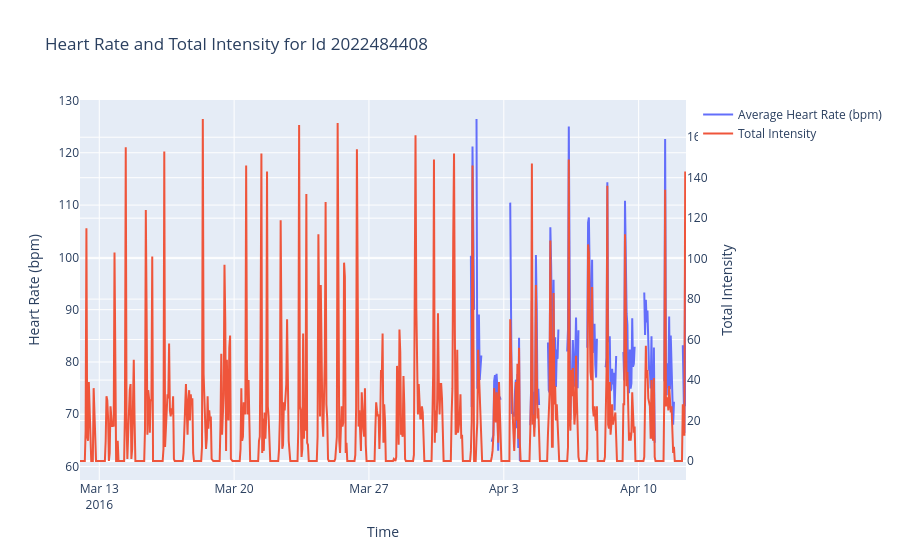

Notebook source saved alongside this figure:
### Code cell
import pandas as pd
import plotly.graph_objects as go

hr_ids = pd.read_sql("""
    SELECT Id
    FROM heart_rate
    GROUP BY Id
    LIMIT 1;
""", con)

valid_id = int(hr_ids["Id"].iloc[0])
print("Using Id:", valid_id)

def plot_heart_and_intensity(con, user_id):
    heart = pd.read_sql("""
        SELECT Id, Time, Value
        FROM heart_rate
        WHERE CAST(Id AS INTEGER) = ?;
    """, con, params=(user_id,))

    intensity = pd.read_sql("""
        SELECT Id, ActivityHour, TotalIntensity
        FROM hourly_intensity
        WHERE CAST(Id AS INTEGER) = ?;
    """, con, params=(user_id,))

    if heart.empty:
        print("No heart rate data for this Id.")
        return None
    if intensity.empty:
        print("No intensity data for this Id.")
        return None

    dt_format = "%m/%d/%Y %I:%M:%S %p"

    heart["Time"] = pd.to_datetime(heart["Time"], format=dt_format)
    intensity["ActivityHour"] = pd.to_datetime(intensity["ActivityHour"], format=dt_format)

    # hourly average heart rate
    heart["hour"] = heart["Time"].dt.floor("h")
    heart_hourly = (heart.groupby("hour")["Value"]
                         .mean()
                         .reset_index()
                         .rename(columns={"Value": "avg_heart_rate"}))

    # intensity already hourly
    intensity = intensity.rename(columns={"ActivityHour": "hour"})

    # merge (outer keeps all hours even if one series missing)
    df = pd.merge(
        heart_hourly,
        intensity[["hour", "TotalIntensity"]],
        on="hour",
        how="outer"
    ).sort_values("hour")

    fig = go.Figure()
    fig.add_trace(go.Scatter(
        x=df["hour"], y=df["avg_heart_rate"],
        mode="lines", name="Average Heart Rate (bpm)"
    ))
    fig.add_trace(go.Scatter(
        x=df["hour"], y=df["TotalIntensity"],
        mode="lines", name="Total Intensity", yaxis="y2"
    ))

    fig.update_layout(
        title=f"Heart Rate and Total Intensity for Id {int(user_id)}",
        xaxis_title="Time",
        yaxis=dict(title="Heart Rate (bpm)"),
        yaxis2=dict(title="Total Intensity", overlaying="y", side="right"),
    )
    return fig

fig = plot_heart_and_intensity(con, valid_id)

if fig is not None:
    fig.show()

### Figure 1 — Plotly figure (JSON) as saved in the notebook; plotly's stock layout.template omitted (floating-point values rounded to 4 significant figures; data arrays with more than 128 entries replaced by an {"elided": "..."} marker saying what was removed)
{"data": [{"mode": "lines", "name": "Average Heart Rate (bpm)", "type": "scatter", "x": {"elided": "756 str values"}, "y": {"elided": "756 float values"}}, {"mode": "lines", "name": "Total Intensity", "type": "scatter", "x": {"elided": "756 str values"}, "y": {"elided": "756 int values"}, "yaxis": "y2"}], "layout": {"title": {"text": "Heart Rate and Total Intensity for Id 2022484408"}, "xaxis": {"title": {"text": "Time"}}, "yaxis": {"title": {"text": "Heart Rate (bpm)"}}, "yaxis2": {"overlaying": "y", "side": "right", "title": {"text": "Total Intensity"}}}}
